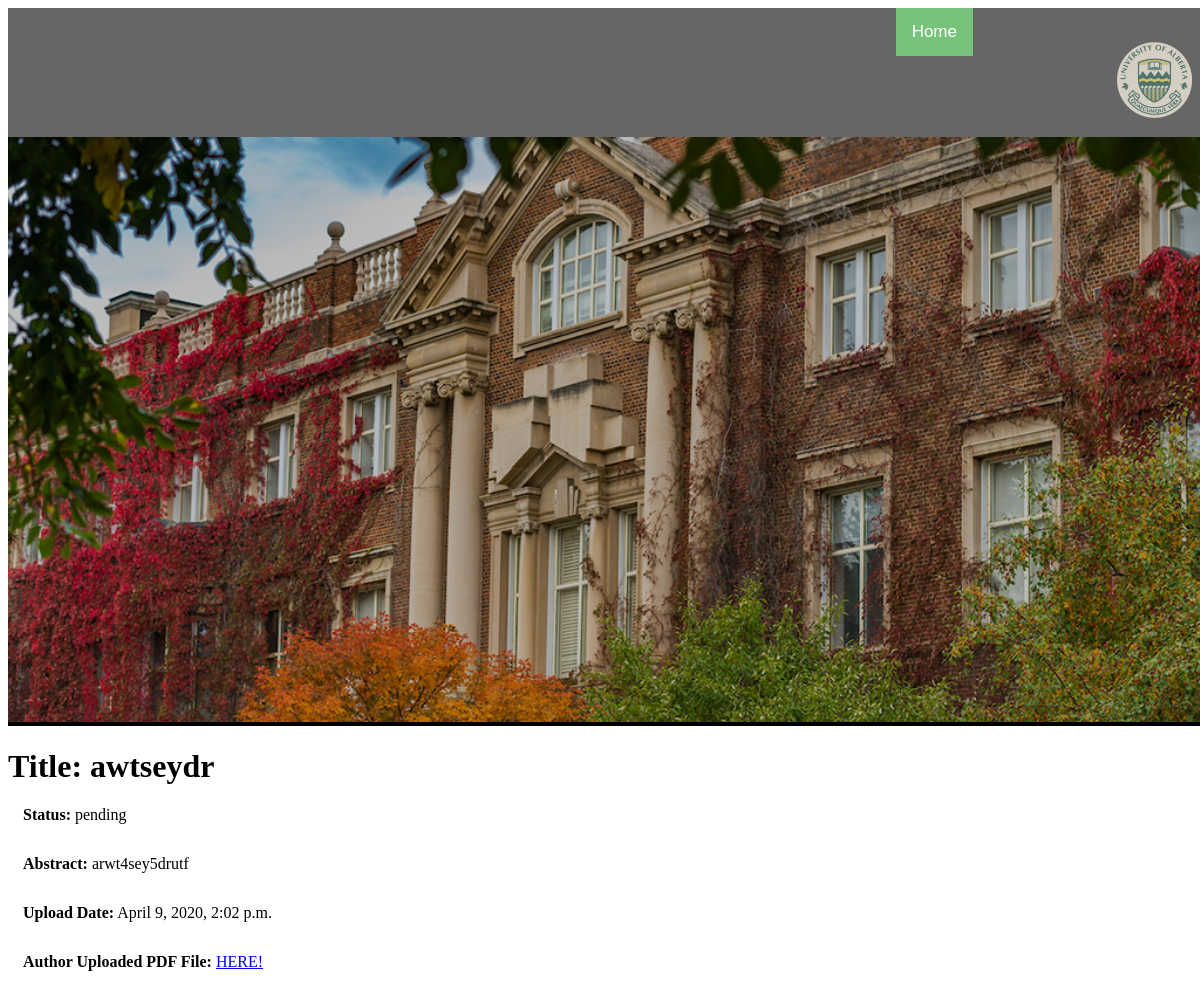
Page /proposal/1 on the committed database.
### userPages/models.py (models this page shows, shortened)
class Proposal(models.Model):
    author = models.ForeignKey(User, related_name='%(class)s_username_a', on_delete=models.SET_NULL, null=True)
    reviewer_1 = models.ForeignKey(User, related_name='%(class)s_username_r1', on_delete=models.SET_NULL, null=True)
    reviewer_2 = models.ForeignKey(User, related_name='%(class)s_username_r2', on_delete=models.SET_NULL, null=True)
    reviewer_3 = models.ForeignKey(User, related_name='%(class)s_username_r3', on_delete=models.SET_NULL, null=True)
    title = models.CharField(max_length= 200, null=True, blank= True)
    abstract = models.TextField(max_length=1000, null= True)
    author_file = models.FileField(null=True, blank=True)
    reviewer_1_file = models.FileField(null=True, blank=True)
    reviewer_2_file = models.FileField(null=True, blank=True)
    reviewer_3_file = models.FileField(null=True, blank=True)
    status = models.TextField(default="pending", max_length=20)
    due_date = models.DateTimeField(blank=True, null=True)
    upload_date = models.DateTimeField(default=timezone.now())
    version = models.IntegerField(blank=True, null=True)

### userPages/views.py (the view)
# urls.py: path('proposal/<int:pk>', views.ProposalDetailView.as_view(), name='proposal-detail'),
class ProposalDetailView(generic.DetailView):
    model = Proposal
    template_name = 'reviewer/proposal_detail.html'

### userPages/templates/reviewer/proposal_detail.html (shortened to what this page needs)
{% extends 'reviewerDashboard.html' %}
{% block head %}
  <h1>Title: {{ proposal.title}}</h1>
  <p><strong>Status:</strong> {{ proposal.status }}</p>
  <p><strong>Abstract:</strong> {{ proposal.abstract }}</p>
  <p><strong>Upload Date:</strong> {{proposal.upload_date }}</p>
    <object data="{{ proposal.author_file.url }}" type="application/pdf" width="100%" height="100%">
  <p><strong>Author Uploaded PDF File:</strong> <a href="{{ proposal.author_file.url }}">HERE!</a></p>
{% endblock %}

### staticfiles/homeStyleSheet.css (style rules this page uses)
p { font-size: 16px; padding-left: 15px; padding-right: 15px; text-align: justify; padding-bottom: 15px; }

### rows in the picture
Proposal: title "awtseydr", status "pending", abstract "arwt4sey5drutf", upload_date "April 9, 2020, 2:02 p.m."
